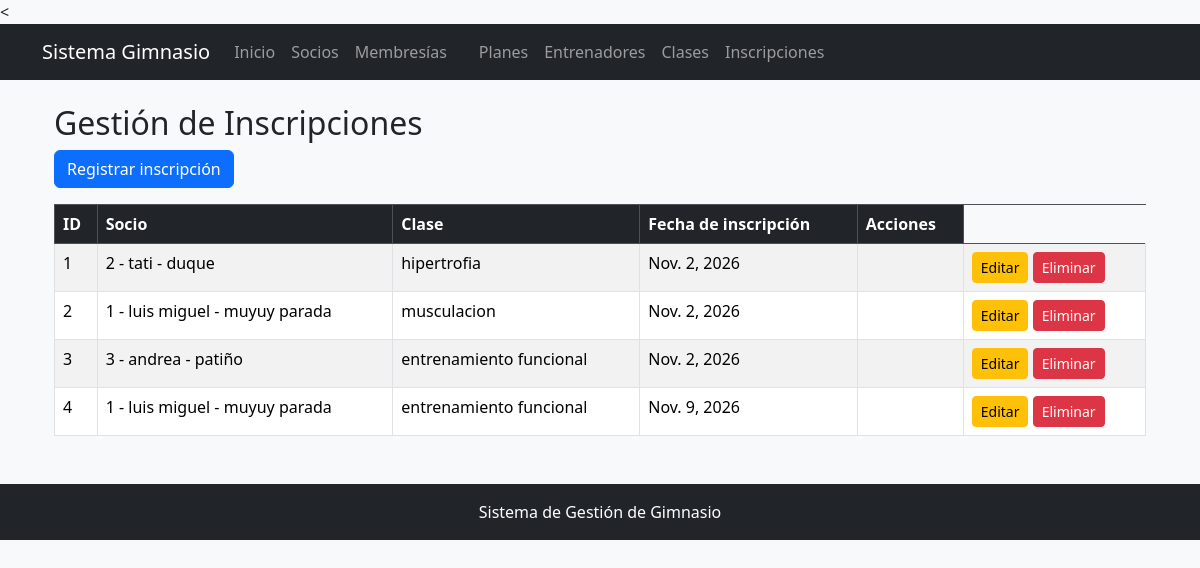
Before: /inscripciones/ with the older database file.
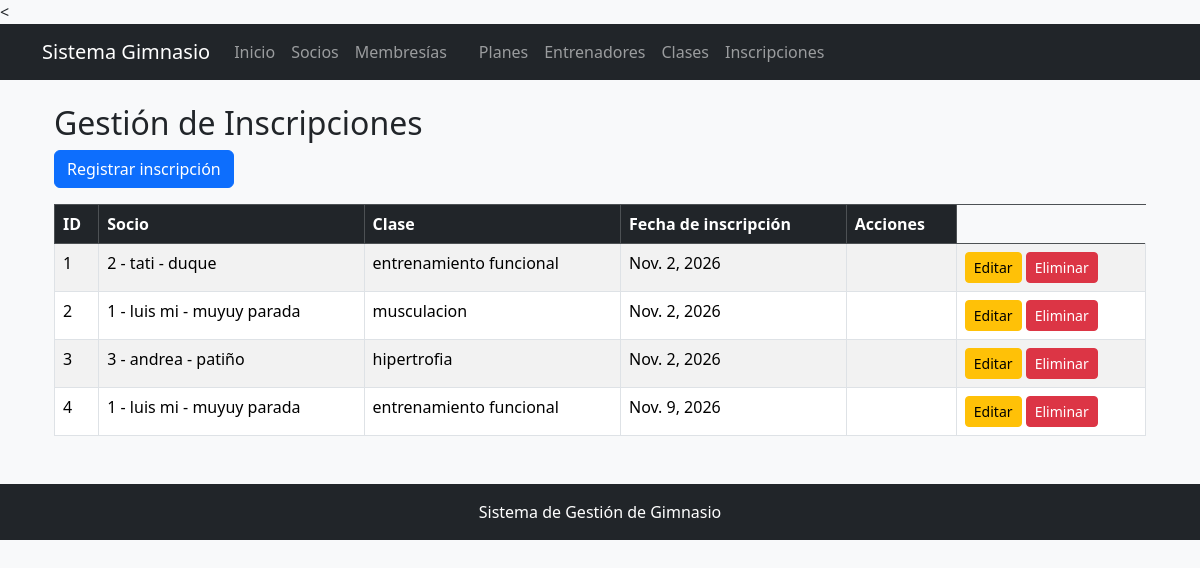
After: the same page with the newer database file.
### inscripcion/models.py (models this page shows, shortened)
class Inscripcion(models.Model):
    id_inscripcion = models.AutoField(primary_key=True)
    socio = models.ForeignKey(Socio, on_delete=models.CASCADE)
    clase = models.ForeignKey(Clase, on_delete=models.CASCADE)
    fecha_inscripcion = models.DateField(auto_now_add=True)

### clase/models.py (models this page shows)
class Clase(models.Model):
    id_clase = models.AutoField(primary_key=True)
    nombre = models.CharField(max_length=100)
    horario = models.DateTimeField()
    cupo = models.PositiveIntegerField()
    entrenador = models.ForeignKey(entrenador, on_delete=models.CASCADE )
    def __str__(self):
        return self.nombre

### socios/models.py (models this page shows)
class Socio(models.Model):
    id_socio = models.AutoField(primary_key=True)
    documento = models.CharField(max_length=20, unique=True)
    nombres = models.CharField(max_length=100)
    apellidos = models.CharField(max_length=100)
    telefono = models.CharField(max_length=20)
    correo = models.EmailField(unique=True)
    fecha_registro = models.DateField(auto_now_add=True)
    activo = models.BooleanField(default=True)
    def __str__(self):
        return f"{self.id_socio} - {self.nombres} - {self.apellidos}"

### inscripcion/views.py (the view)
# urls.py: path('', views.lista_inscripciones, name='lista_inscripciones'),
def lista_inscripciones(request):
    inscripciones = Inscripcion.objects.all()
    return render(request, 'inscripcion/lista.html', {
        'inscripciones': inscripciones
    })

### templates/inscripcion/lista.html (shortened to what this page needs)
{% extends 'gimnasio/base.html' %}
{% block content %}
<div class="container mt-4">
    <h2>Gestión de Inscripciones</h2>
    <a href="{% url 'inscripcion:crear_inscripcion' %}"
       class="btn btn-primary mb-3">
        Registrar inscripción
    </a>
    <table class="table table-bordered table-striped">
        <thead class="table-dark">
            <tr>
                <th>ID</th>
                <th>Socio</th>
                <th>Clase</th>
                <th>Fecha de inscripción</th>
                <th>Acciones</th>
            </tr>
        </thead>
        <tbody>
            {% for inscripcion in inscripciones %}
            <tr>
                <td>{{ inscripcion.id_inscripcion }}</td>
                <td>{{ inscripcion.socio }}</td>
                <td>{{ inscripcion.clase }}</td>
                <td>{{ inscripcion.fecha_inscripcion }}</td>
                <td>
                    <td>
                        <a href="{% url 'inscripcion:editar_inscripcion' inscripcion.id_inscripcion %}"
                           class="btn btn-warning btn-sm">
                            Editar
                        </a>
                        <a href="{% url 'inscripcion:eliminar_inscripcion' inscripcion.id_inscripcion %}"
                           class="btn btn-danger btn-sm">
                            Eliminar
                        </a>
                </td>
            </tr>
            {% empty %}
            <tr>
                <td colspan="5">No hay inscripciones registradas.</td>
            </tr>
            {% endfor %}
        </tbody>
    </table>
</div>
{% endblock %}

Changed rows visible on the page:
changed Inscripcion "2 - tati - duque": clase "hipertrofia" → "entrenamiento funcional"
changed through a linked row, Inscripcion "musculacion": socio "1 - luis miguel - muyuy parada" → "1 - luis mi - muyuy parada"
changed Inscripcion "3 - andrea - patiño": clase "entrenamiento funcional" → "hipertrofia"
changed through a linked row, Inscripcion "Nov. 9, 2026": socio "1 - luis miguel - muyuy parada" → "1 - luis mi - muyuy parada"
